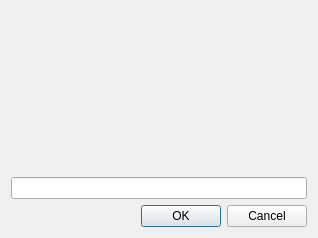
<?xml version="1.0" encoding="UTF-8"?>
<ui version="4.0">
 <class>CaptchaDialog</class>
 <widget class="QDialog" name="CaptchaDialog">
  <property name="windowModality">
   <enum>Qt::ApplicationModal</enum>
  </property>
  <property name="geometry">
   <rect>
    <x>0</x>
    <y>0</y>
    <width>318</width>
    <height>238</height>
   </rect>
  </property>
  <property name="windowTitle">
   <string>Captcha</string>
  </property>
  <layout class="QVBoxLayout" name="verticalLayout">
   <item alignment="Qt::AlignHCenter|Qt::AlignVCenter">
    <widget class="QLabel" name="label">
     <property name="text">
      <string/>
     </property>
    </widget>
   </item>
   <item>
    <widget class="QLineEdit" name="lineEdit">
     <property name="maxLength">
      <number>6</number>
     </property>
     <property name="alignment">
      <set>Qt::AlignCenter</set>
     </property>
    </widget>
   </item>
   <item>
    <widget class="QDialogButtonBox" name="buttonBox">
     <property name="orientation">
      <enum>Qt::Horizontal</enum>
     </property>
     <property name="standardButtons">
      <set>QDialogButtonBox::Cancel|QDialogButtonBox::Ok</set>
     </property>
    </widget>
   </item>
  </layout>
 </widget>
 <resources/>
 <connections>
  <connection>
   <sender>buttonBox</sender>
   <signal>accepted()</signal>
   <receiver>CaptchaDialog</receiver>
   <slot>accept()</slot>
   <hints>
    <hint type="sourcelabel">
     <x>248</x>
     <y>254</y>
    </hint>
    <hint type="destinationlabel">
     <x>157</x>
     <y>274</y>
    </hint>
   </hints>
  </connection>
  <connection>
   <sender>buttonBox</sender>
   <signal>rejected()</signal>
   <receiver>CaptchaDialog</receiver>
   <slot>reject()</slot>
   <hints>
    <hint type="sourcelabel">
     <x>316</x>
     <y>260</y>
    </hint>
    <hint type="destinationlabel">
     <x>286</x>
     <y>274</y>
    </hint>
   </hints>
  </connection>
 </connections>
</ui>
